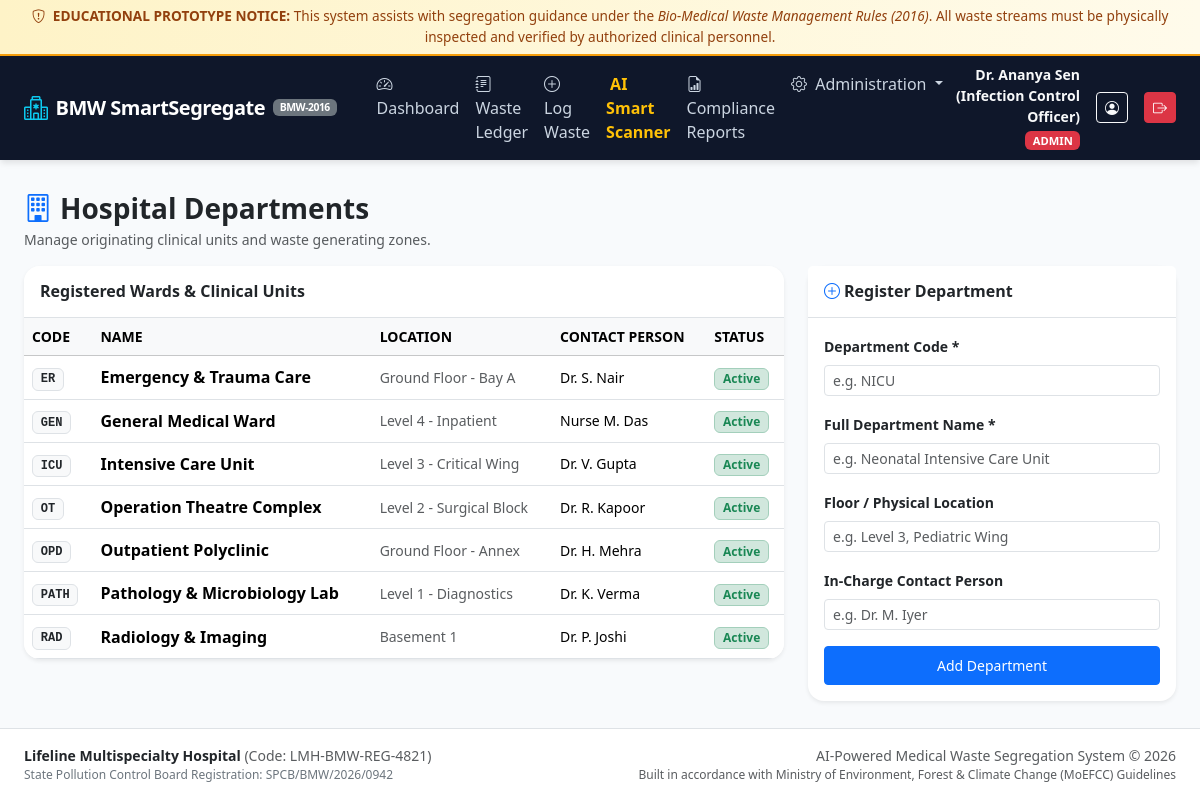
The page /admin/departments (signed in) on the database its author committed.
### app/models/user.py (models this page shows, shortened)
class User(UserMixin, db.Model):
    __tablename__ = "users"
    ROLE_ADMIN = "ADMIN"
    ROLE_STAFF = "STAFF"
    id = db.Column(db.Integer, primary_key=True)
    username = db.Column(db.String(64), unique=True, nullable=False, index=True)
    email = db.Column(db.String(120), unique=True, nullable=False, index=True)
    password_hash = db.Column(db.String(256), nullable=False)
    full_name = db.Column(db.String(120), nullable=False)
    role = db.Column(db.String(20), nullable=False, default=ROLE_STAFF)
    is_active = db.Column(db.Boolean, default=True, nullable=False)
    created_at = db.Column(db.DateTime, default=datetime.utcnow, nullable=False)
    logged_records = db.relationship("WasteRecord", backref="logger", foreign_keys="WasteRecord.logged_by_id", lazy="dynamic")
    verified_records = db.relationship("WasteRecord", backref="verifier", foreign_keys="WasteRecord.verified_by_id", lazy="dynamic")
    feedbacks = db.relationship("PredictionFeedback", backref="user", lazy="dynamic")
    @property
    def is_admin_user(self) -> bool:
        return self.role == self.ROLE_ADMIN

### app/models/department.py (models this page shows, shortened)
class Department(db.Model):
    __tablename__ = "departments"
    id = db.Column(db.Integer, primary_key=True)
    code = db.Column(db.String(20), unique=True, nullable=False, index=True)
    name = db.Column(db.String(100), nullable=False)
    floor_location = db.Column(db.String(50), nullable=True)
    contact_person = db.Column(db.String(100), nullable=True)
    is_active = db.Column(db.Boolean, default=True, nullable=False)
    created_at = db.Column(db.DateTime, default=datetime.utcnow, nullable=False)
    records = db.relationship("WasteRecord", backref="department", lazy="dynamic")

### app/routes/admin.py (the view, shortened to what this page needs)
@admin_bp.route("/departments", methods=["GET", "POST"])
@admin_required
def departments():
    depts = Department.query.order_by(Department.name).all()
    return render_template("admin/departments.html", departments=depts)

### app/templates/admin/departments.html (shortened to what this page needs)
{% extends "base.html" %}
{% block content %}
<div class="d-flex flex-column flex-md-row justify-content-between align-items-md-center mb-3">
  <div>
    <h3 class="fw-bold mb-1 text-dark"><i class="bi bi-building text-primary me-2"></i>Hospital Departments</h3>
    <div class="text-muted small">Manage originating clinical units and waste generating zones.</div>
  </div>
</div>
<div class="row g-4">
  <div class="col-lg-8">
    <div class="card shadow-sm border-0 rounded-4 overflow-hidden">
      <div class="card-header bg-white border-bottom py-3">
        <h6 class="fw-bold mb-0 text-dark">Registered Wards & Clinical Units</h6>
      </div>
      <div class="table-responsive">
        <table class="table table-hover align-middle mb-0">
          <thead class="table-light small text-secondary">
            <tr>
              <th>CODE</th>
              <th>NAME</th>
              <th>LOCATION</th>
              <th>CONTACT PERSON</th>
              <th>STATUS</th>
            </tr>
          </thead>
          <tbody>
            {% for d in departments %}
            <tr>
              <td><span class="badge bg-light text-dark border font-monospace">{{ d.code }}</span></td>
              <td class="fw-semibold">{{ d.name }}</td>
              <td class="small text-muted">{{ d.floor_location or 'N/A' }}</td>
              <td class="small">{{ d.contact_person or 'Unassigned' }}</td>
              <td>
                <span class="badge bg-success-subtle text-success border border-success-subtle">Active</span>
              </td>
            </tr>
            {% endfor %}
          </tbody>
        </table>
      </div>
    </div>
  </div>
  <div class="col-lg-4">
    <div class="card shadow-sm border-0 rounded-4">
      <div class="card-header bg-white border-bottom py-3">
        <h6 class="fw-bold mb-0 text-dark"><i class="bi bi-plus-circle me-1 text-primary"></i>Register Department</h6>
      </div>
      <div class="card-body p-3">
        <form method="POST" action="{{ url_for('admin.departments') }}">
          <div class="mb-3">
            <label class="form-label small fw-semibold">Department Code *</label>
            <input type="text" name="code" class="form-control form-control-sm" placeholder="e.g. NICU" required>
          </div>
          <div class="mb-3">
            <label class="form-label small fw-semibold">Full Department Name *</label>
            <input type="text" name="name" class="form-control form-control-sm" placeholder="e.g. Neonatal Intensive Care Unit" required>
          </div>
          <div class="mb-3">
            <label class="form-label small fw-semibold">Floor / Physical Location</label>
            <input type="text" name="floor_location" class="form-control form-control-sm" placeholder="e.g. Level 3, Pediatric Wing">
          </div>
          <div class="mb-3">
            <label class="form-label small fw-semibold">In-Charge Contact Person</label>
            <input type="text" name="contact_person" class="form-control form-control-sm" placeholder="e.g. Dr. M. Iyer">
          </div>
          <button type="submit" class="btn btn-primary btn-sm w-100 py-2">
            Add Department
          </button>
        </form>
      </div>
    </div>
  </div>
</div>
{% endblock %}

### app/templates/base.html (shortened to what this page needs)
<!DOCTYPE html>
<html lang="en">
<head>
  <link href="https://cdn.jsdelivr.net/npm/bootstrap@5.3.3/dist/css/bootstrap.min.css" rel="stylesheet">
  <link rel="stylesheet" href="https://cdn.jsdelivr.net/npm/bootstrap-icons@1.11.3/font/bootstrap-icons.min.css">
  <link rel="stylesheet" href="{{ url_for('static', filename='css/custom.css') }}">
</head>
<body>
  <div class="safety-disclaimer-banner text-center">
    <div class="container-fluid">
      <i class="bi bi-shield-exclamation me-1"></i>
      <strong>EDUCATIONAL PROTOTYPE NOTICE:</strong> This system assists with segregation guidance under the
      <em>Bio-Medical Waste Management Rules (2016)</em>. All waste streams must be physically inspected and verified by authorized clinical personnel.
    </div>
  </div>
  <nav class="navbar navbar-expand-lg navbar-hospital sticky-top">
    <div class="container-fluid px-4">
      <a class="navbar-brand d-flex align-items-center" href="{{ url_for('dashboard.index') }}">
        <i class="bi bi-hospital fs-4 me-2 text-info"></i>
        <span>BMW SmartSegregate</span>
        <span class="badge bg-secondary ms-2 small" style="font-size: 0.65rem;">BMW-2016</span>
      </a>
      <div class="collapse navbar-collapse" id="navbarMain">
        {% if current_user.is_authenticated %}
        <ul class="navbar-nav me-auto mb-2 mb-lg-0 ms-lg-3">
          <li class="nav-item">
            <a class="nav-link {% if request.endpoint == 'dashboard.index' %}active{% endif %}" href="{{ url_for('dashboard.index') }}">
              <i class="bi bi-speedometer2 me-1"></i> Dashboard
            </a>
          </li>
          <li class="nav-item">
            <a class="nav-link {% if request.endpoint == 'waste.list_records' %}active{% endif %}" href="{{ url_for('waste.list_records') }}">
              <i class="bi bi-journal-text me-1"></i> Waste Ledger
            </a>
          </li>
          <li class="nav-item">
            <a class="nav-link {% if request.endpoint == 'waste.create_record' %}active{% endif %}" href="{{ url_for('waste.create_record') }}">
              <i class="bi bi-plus-circle me-1"></i> Log Waste
            </a>
          </li>
          <li class="nav-item">
            <a class="nav-link text-warning fw-semibold {% if request.endpoint == 'ai.classify_view' %}active{% endif %}" href="{{ url_for('ai.classify_view') }}">
               AI Smart Scanner
            </a>
          </li>
          <li class="nav-item">
            <a class="nav-link {% if request.endpoint == 'reports.index' %}active{% endif %}" href="{{ url_for('reports.index') }}">
              <i class="bi bi-file-earmark-bar-graph me-1"></i> Compliance Reports
            </a>
          </li>
          {% if current_user.is_admin_user %}
          <li class="nav-item dropdown">
            <a class="nav-link dropdown-toggle" href="#" role="button" data-bs-toggle="dropdown">
              <i class="bi bi-gear me-1"></i> Administration
            </a>
          </li>
          {% endif %}
        </ul>
        <div class="d-flex align-items-center gap-3">
          <div class="text-end text-light d-none d-md-block">
            <div class="fw-semibold small">{{ current_user.full_name }}</div>
            <span class="badge {% if current_user.is_admin_user %}bg-danger{% else %}bg-info text-dark{% endif %}" style="font-size: 0.7rem;">
              {{ current_user.role }}
            </span>
          </div>
          <a href="{{ url_for('auth.profile') }}" class="btn btn-outline-light btn-sm" title="My Profile">
            <i class="bi bi-person-circle"></i>
          </a>
          <a href="{{ url_for('auth.logout') }}" class="btn btn-danger btn-sm" title="Logout">
            <i class="bi bi-box-arrow-right"></i>
          </a>
        </div>
        {% endif %}
      </div>
    </div>
  </nav>
  <main class="flex-grow-1 container-fluid px-4 py-3">
    {% block content %}{% endblock %}
  </main>
  <footer class="bg-white border-top py-3 mt-auto">
    <div class="container-fluid px-4">
      <div class="row align-items-center text-muted small">
        <div class="col-md-6 text-center text-md-start">
          <span class="fw-semibold text-dark">{{ hospital_name }}</span> (Code: {{ hospital_code }})
          <div class="text-secondary" style="font-size: 0.75rem;">
            State Pollution Control Board Registration: SPCB/BMW/2026/0942
          </div>
        </div>
        <div class="col-md-6 text-center text-md-end mt-2 mt-md-0">
          <span>AI-Powered Medical Waste Segregation System &copy; {{ current_year }}</span>
          <div class="text-muted" style="font-size: 0.75rem;">
            Built in accordance with Ministry of Environment, Forest & Climate Change (MoEFCC) Guidelines
          </div>
        </div>
      </div>
    </div>
  </footer>
</body>
</html>

### app/static/css/custom.css (style rules this page uses)
:root { --hospital-primary: #0284c7; --hospital-primary-dark: #0369a1; --hospital-secondary: #0f766e; --hospital-surface: #f8fafc; --hospital-card-bg: #ffffff; --hospital-border: #e2e8f0; --hospital-text: #1e293b; --hospital-muted: #64748b; --bmw-yellow: #eab308; --bmw-red: #ef4444; --bmw-white: #f8fafc; --bmw-blue: #3b82f6; --bmw-general: #334155; --bmw-unknown: #64748b; }
body { font-family: 'Segoe UI', system-ui, -apple-system, sans-serif; background-color: var(--hospital-surface); color: var(--hospital-text); min-height: 100vh; display: flex; flex-direction: column; }
.safety-disclaimer-banner { background: linear-gradient(90deg, #fef3c7 0%, #fffbeb 100%); border-bottom: 2px solid #f59e0b; color: #92400e; font-size: 0.85rem; padding: 0.4rem 1rem; }
.safety-disclaimer-banner strong { font-weight: 700; }
.navbar-hospital { background-color: #0f172a; box-shadow: 0 4px 6px -1px rgba(0, 0, 0, 0.1); }
.navbar-hospital .navbar-brand { color: #ffffff; font-weight: 700; letter-spacing: -0.025em; }
.navbar-hospital .nav-link { color: #cbd5e1; font-weight: 500; padding: 0.5rem 0.85rem; border-radius: 6px; transition: all 0.2s ease; }

### rows shown on the page
User: full_name "Dr. Ananya Sen (Infection Control Officer)", role "ADMIN"
Department: code "ER", name "Emergency & Trauma Care", floor_location "Ground Floor - Bay A", contact_person "Dr. S. Nair"
Department: code "GEN", name "General Medical Ward", floor_location "Level 4 - Inpatient", contact_person "Nurse M. Das"
Department: code "ICU", name "Intensive Care Unit", floor_location "Level 3 - Critical Wing", contact_person "Dr. V. Gupta"
Department: code "OT", name "Operation Theatre Complex", floor_location "Level 2 - Surgical Block", contact_person "Dr. R. Kapoor"
Department: code "OPD", name "Outpatient Polyclinic", floor_location "Ground Floor - Annex", contact_person "Dr. H. Mehra"
Department: code "PATH", name "Pathology & Microbiology Lab", floor_location "Level 1 - Diagnostics", contact_person "Dr. K. Verma"
Department: code "RAD", name "Radiology & Imaging", floor_location "Basement 1", contact_person "Dr. P. Joshi"

### other values the page prints
{{ hospital_name }} "Lifeline Multispecialty Hospital"
{{ hospital_code }} "LMH-BMW-REG-4821"
{{ current_year }} "2026"
